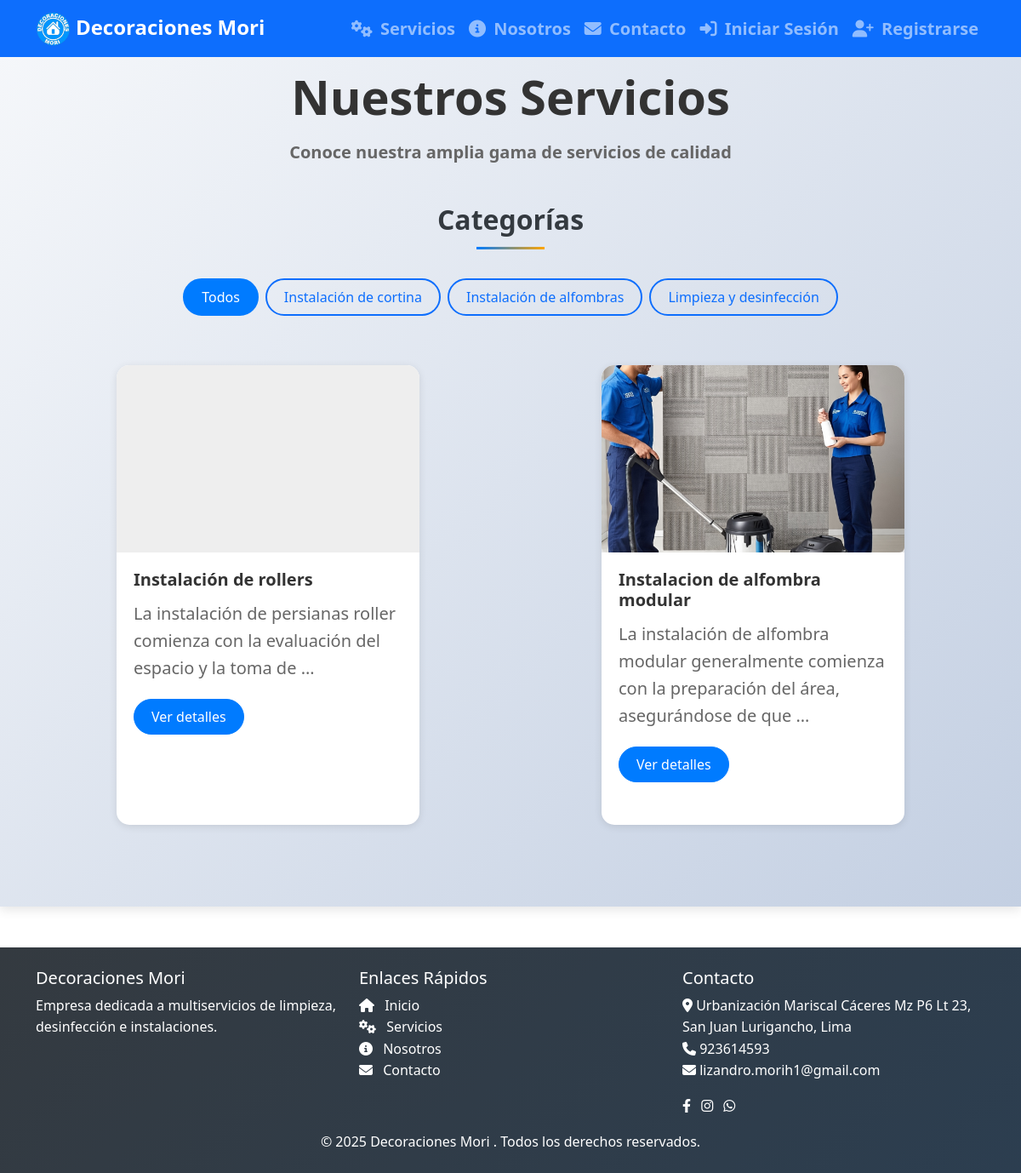
Screenshot of /servicios/servicios/ with the database file from the repository.
### site_config/models.py (models this page shows, shortened)
class SiteSettings(models.Model):
    site_name = models.CharField(max_length=100, default="Decoraciones Mori", verbose_name="Nombre del sitio")
    logo = models.ImageField(upload_to='site_settings/', verbose_name="Logo")
    favicon = models.ImageField(upload_to='site_settings/', blank=True, null=True, verbose_name="Favicon")
    footer_text = models.TextField(blank=True, verbose_name="Texto del pie de página")
    facebook_url = models.URLField(blank=True, verbose_name="URL de Facebook")
    instagram_url = models.URLField(blank=True, verbose_name="URL de Instagram")
    whatsapp_number = models.CharField(max_length=20, blank=True, verbose_name="Número de WhatsApp")
    address = models.TextField(blank=True, verbose_name="Dirección")
    phone = models.CharField(max_length=20, blank=True, verbose_name="Teléfono")
    email = models.EmailField(blank=True, verbose_name="Email")
    class Meta:
        verbose_name = "Configuración del sitio"
        verbose_name_plural = "Configuración del sitio"

### services/models.py (models this page shows, shortened)
class ServiceCategory(models.Model):
    name = models.CharField(_("Name"), max_length=100)
    description = models.TextField(_("Description"), blank=True)
    class Meta:
        db_table = 'categoria_servicio'  # Nombre de la tabla en español
        verbose_name = _("Service Category")
        verbose_name_plural = _("Service Categories")

class Service(models.Model):
    category = models.ForeignKey(ServiceCategory, on_delete=models.CASCADE, related_name="services")
    name = models.CharField(_("Name"), max_length=100)
    description = models.TextField(_("Description"))
    base_price = models.DecimalField(_("Base Price"), max_digits=10, decimal_places=2)
    is_active = models.BooleanField(_("Is active"), default=True)
    created_at = models.DateTimeField(auto_now_add=True)
    updated_at = models.DateTimeField(auto_now=True)
    slug = models.SlugField(_("Slug"), max_length=100, unique=True, blank=True)
    def get_featured_image(self):
        featured = self.images.filter(is_featured=True).first()
        if featured:
            return featured
        else:
            return self.images.first()
    class Meta:
        db_table = 'servicio'  # Nombre de la tabla en español
        verbose_name = _("Service")
        verbose_name_plural = _("Services")

class ServiceImage(models.Model):
    service = models.ForeignKey('Service', on_delete=models.CASCADE, related_name='images', verbose_name='Servicio')
    image = models.ImageField(upload_to='services/', blank=True, null=True, verbose_name='Imagen (archivo)')
    image_url = models.TextField(blank=True, null=True, verbose_name='Código de incorporación <iframe>')
    is_featured = models.BooleanField(default=False, verbose_name='Destacada')
    class Meta:
        verbose_name = 'Imagen del servicio'
        verbose_name_plural = 'Imágenes del servicio'

### services/views.py (the view)
# urls.py: path('servicios/', ServiceListView.as_view(), name='service_list'),
class ServiceListView(ListView):
    model = Service
    context_object_name = 'services'
    template_name = 'services/service_list.html'
    def get_queryset(self):
        queryset = super().get_queryset().filter(is_active=True)
        category_id = self.kwargs.get('id')
        if category_id:
            queryset = queryset.filter(category__id=category_id)
        return queryset
    def get_context_data(self, **kwargs):
        context = super().get_context_data(**kwargs)
        context['categories'] = ServiceCategory.objects.all()
        context['categoria_actual'] = None
        category_id = self.kwargs.get('id')
        if category_id:
            context['categoria_actual'] = get_object_or_404(ServiceCategory, id=category_id)
        return context

### services/templates/services/service_list.html (shortened to what this page needs)
{% extends "base.html" %}
{% block content %}
<section class="py-4 services-categories services-header bg bg-light">
    <div class="container">
        <div class="row">
            <div class="col-12 text-center">
                <h1 class="display-4">Nuestros Servicios</h1>
                <h1 class="lead">Conoce nuestra amplia gama de servicios de calidad</h1>
            </div>
        </div>
    </div>
    <div class="container py-5">
        <div class="row mb-4">
            <div class="col-12">
                <h2 class="section-title">Categorías</h2>
                <div class="category-filters d-flex flex-wrap justify-content-center">
                    <a href="{% url 'services:service_list' %}" class="btn btn-outline-primary m-1 {% if not categoria_actual %}active{% endif %}">
                        Todos
                    </a>
                    {% for categoria in categories %}
                    <a href="{% url 'services:category' categoria.id %}" class="btn btn-outline-primary m-1 {% if categoria.id == categoria_actual.id %}active{% endif %}">
                        {{ categoria.name }}
                    </a>
                    {% endfor %}
                </div>
            </div>
        </div>
        <div class="row">
            {% for service in services %}
            <div class="col-md-6 col-lg-4 mb-4 lead">
                <div class="card service-card h-100">
                    {% with featured_image=service.get_featured_image %}
                    <div class="card-img-top-container" style="height: 220px; overflow: hidden; background-color: #eee; border-top-left-radius: 0.8rem; border-top-right-radius: 0.8rem;">
                                                {% if featured_image %}
                                                    {% if featured_image.image_url %}
                                                        <div class="embed-responsive embed-responsive-16by9 rounded shadow-sm">
                                                            {{ featured_image.image_url|safe }}
                                                        </div>
                                                    {% elif featured_image.image %}
                                                        <img src="{{ featured_image.image.url }}" class="img-fluid rounded shadow-sm" alt="{{ service.name }}">
                                                    {% else %}
                                                        <img src="/static/imagen/default-service.jpg" class="img-fluid rounded shadow-sm" alt="{{ service.name }} (Por defecto)">
                                                    {% endif %}
                                                {% else %}
                                                    <img src="/static/imagen/default-service.jpg" class="img-fluid rounded shadow-sm" alt="{{ service.name }} (Por defecto)">
                                                {% endif %}
                    </div>
                                            {% endwith %}
                    <div class="card-body">
                        <h5 class="card-title">{{ service.name }}</h5>
                        <p class="card-text">{{ service.description|truncatewords:15 }}</p>
                        <a href="{% url 'services:detalle_servicio' service.pk %}" class="btn btn-primary">Ver detalles</a>
                    </div>
                </div>
            </div>
            {% empty %}
            <div class="col-12">
                <div class="alert alert-info">
                    No hay servicios disponibles en esta categoría.
                </div>
            </div>
            {% endfor %}
        </div>
    </div>
</section>
{% endblock %}

### templates/base.html (shortened to what this page needs)
{% load static %}
<!DOCTYPE html>
<html lang="es">
<head>
    <link rel="stylesheet" href="https://cdn.jsdelivr.net/npm/flatpickr/dist/flatpickr.min.css">
    <link href="https://cdn.jsdelivr.net/npm/bootstrap@5.3.0/dist/css/bootstrap.min.css" rel="stylesheet">
    <link rel="stylesheet" href="https://cdnjs.cloudflare.com/ajax/libs/font-awesome/6.4.0/css/all.min.css">
    <link rel="stylesheet" href="https://cdnjs.cloudflare.com/ajax/libs/animate.css/4.1.1/animate.min.css">
    <link rel="stylesheet" href="{% static 'css/style.css' %}">
    <link rel="stylesheet" href="{% static 'css/form_citas_extras.css' %}">
    <link rel="stylesheet" href="{% static 'css/base.css' %}">
</head>
<body>
    <nav class="navbar navbar-expand-lg navbar-dark bg-primary fixed-top">
        <div class="container lead">
            <a class="navbar-brand animate__animated animate__bounceInLeft" href="{% url 'home' %}">
                {% if site_settings and site_settings.logo %}
                    <img src="{{ site_settings.logo.url }}" alt="{{ site_settings.site_name }}" height="40" class="d-inline-block align-middle">
                {% else %}
                    <img src="{% static 'imagen/logo.png' %}" alt="DecoracionesMori" height="40" class="d-inline-block align-middle">
                {% endif %}
                {% if site_settings %}{{ site_settings.site_name }}{% else %}Decoraciones Mori{% endif %}
            </a>
            <div class="collapse navbar-collapse justify-content-end" id="navbarNav">
                <ul class="navbar-nav">
                    <li class="nav-item">
                        <a class="nav-link fw-bold  animate__animated animate__fadeInDown animate__delay-0-5s" href="{% url 'services:service_list' %}"><i class="fas fa-cogs me-1"></i> Servicios</a>
                    </li>
                    <li class="nav-item">
                        <a class="nav-link fw-bold animate__animated animate__fadeInDown animate__delay-0-6s" href="{% url 'services:nosotros' %}"><i class="fas fa-info-circle me-1"></i> Nosotros</a>
                    </li>
                    <li class="nav-item">
                        <a class="nav-link fw-bold animate__animated animate__fadeInDown animate__delay-0-7s" href="{% url 'services:contacto' %}"><i class="fas fa-envelope me-1"></i> Contacto</a>
                    </li>
                    {% if not user.is_authenticated %}
                    <li class="nav-item">
                        <a class="nav-link fw-bold animate__animated animate__fadeInDown animate__delay-0-8s" href="{% url 'accounts:login' %}">
                            <i class="fas fa-sign-in-alt me-1"></i> Iniciar Sesión
                        </a>
                    </li>
                    <li class="nav-item">
                        <a class="nav-link fw-bold animate__animated animate__fadeInDown animate__delay-0-9s" href="{% url 'accounts:register' %}">
                            <i class="fas fa-user-plus me-1"></i> Registrarse
                        </a>
                    </li>
                    {% endif %}
                </ul>
            </div>
        </div>
    </nav>
    <main class="mt-5 pt-2">
        {% block content %}{% endblock %}
    </main>
    <footer class="footer mt-5 py-4 bg-dark text-white animate__animated animate__fadeInUp animate__delay-0-3s">
        <div class="container">
            <div class="row">
                <div class="col-md-4">
                    <h5>{% if site_settings %}{{ site_settings.site_name }}{% else %}DecoracionesMori{% endif %}</h5>
                    <p>Empresa dedicada a multiservicios de limpieza, desinfección e instalaciones.</p>
                </div>
                <div class="col-md-4">
                    <h5>Enlaces Rápidos</h5>
                    <ul class="list-unstyled">
                        <li><a href="{% url 'home' %}" class="text-white"><i class="fas fa-home me-2"></i> Inicio</a></li>
                        <li><a href="{% url 'services:service_list' %}" class="text-white"><i class="fas fa-cogs me-2"></i> Servicios</a></li>
                        <li><a href="{% url 'services:nosotros' %}" class="text-white"><i class="fas fa-info-circle me-2"></i> Nosotros</a></li>
                        <li><a href="{% url 'services:contacto' %}" class="text-white"><i class="fas fa-envelope me-2"></i> Contacto</a></li>
                    </ul>
                </div>
                <div class="col-md-4">
                    <h5>Contacto</h5>
                    <address>
                        {% if site_settings and site_settings.address %}
                            <i class="fas fa-map-marker-alt"></i> {{ site_settings.address }}<br>
                        {% else %}
                            <i class="fas fa-map-marker-alt"></i> Urbanización Mariscal Cáceres Mz P6 Lt 23, San Juan Lurigancho, Lima<br>
                        {% endif %}
                        {% if site_settings and site_settings.phone %}
                            <i class="fas fa-phone"></i> {{ site_settings.phone }}<br>
                        {% else %}
                            <i class="fas fa-phone"></i> +51 923 614 593<br>
                        {% endif %}
                        {% if site_settings and site_settings.email %}
                            <i class="fas fa-envelope"></i> {{ site_settings.email }}
                        {% else %}
                            <i class="fas fa-envelope"></i> lizandro.morih1@gmail.com
                        {% endif %}
                    </address>
                    <div class="social-icons">
                        {% if site_settings and site_settings.facebook_url %}
                            <a href="{{ site_settings.facebook_url }}" class="text-white me-2" target="_blank" rel="noopener noreferrer"><i class="fab fa-facebook-f"></i></a>
                        {% else %}
                            <a href="https://www.facebook.com/decoracionesmori" class="text-white me-2" target="_blank" rel="noopener noreferrer"><i class="fab fa-facebook-f"></i></a>
                        {% endif %}
                        {% if site_settings and site_settings.instagram_url %}
                            <a href="{{ site_settings.instagram_url }}" class="text-white me-2" target="_blank" rel="noopener noreferrer"><i class="fab fa-instagram"></i></a>
                        {% else %}
                            <a href="https://www.instagram.com/decoracionesmori/" class="text-white me-2" target="_blank" rel="noopener noreferrer"><i class="fab fa-instagram"></i></a>
                        {% endif %}
                        {% if site_settings and site_settings.whatsapp_number %}
                            <a href="https://wa.me/{{ site_settings.whatsapp_number }}" class="text-white me-2" target="_blank" rel="noopener noreferrer"><i class="fab fa-whatsapp"></i></a>
                        {% else %}
                            <a href="https://wa.me/51923614593" class="text-white me-2" target="_blank" rel="noopener noreferrer"><i class="fab fa-whatsapp"></i></a>
                        {% endif %}
                    </div>
                </div>
            </div>
            <div class="row mt-3">
                <div class="col-12 text-center">
                    <p class="mb-0">{% if site_settings and site_settings.footer_text %}{{ site_settings.footer_text|safe }}{% else %}&copy; {% now "Y" %} DecoracionesMori. Todos los derechos reservados.{% endif %}</p>
                </div>
            </div>
        </div>
    </footer>
</body>
</html>

### rows the page displays
SiteSettings: logo (picture), site_name "Decoraciones Mori", address "Urbanización Mariscal Cáceres Mz P6 Lt 23, San Juan Lurigancho, Lima", phone "923614593", email "lizandro.morih1@gmail.com", footer_text "© 2025 Decoraciones Mori . Todos los derechos reservados."
ServiceCategory: name "Instalación de cortina"
ServiceCategory: name "Instalación de alfombras"
ServiceCategory: name "Limpieza y desinfección"
Service: name "Instalación de rollers", description "La instalación de persianas roller comienza con la evaluación del espacio y la toma de …"
Service: get_featured_image.image (picture), name "Instalacion de alfombra modular", description "La instalación de alfombra modular generalmente comienza con la preparación del área, asegurándose de que …"
